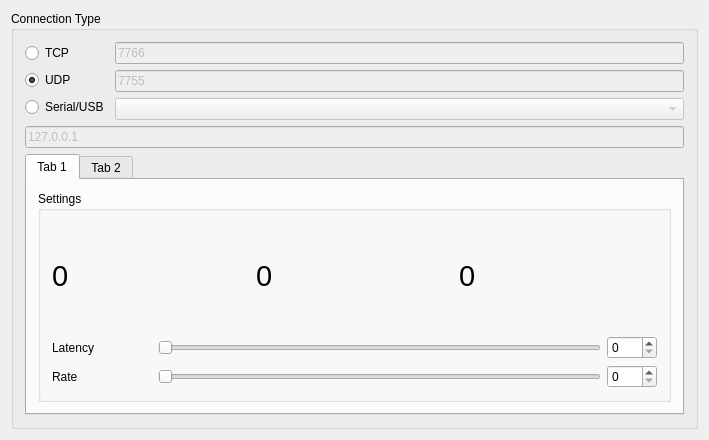
<?xml version="1.0" encoding="UTF-8"?>
<ui version="4.0">
 <class>MainWindow</class>
 <widget class="QMainWindow" name="MainWindow">
  <property name="geometry">
   <rect>
    <x>0</x>
    <y>0</y>
    <width>709</width>
    <height>440</height>
   </rect>
  </property>
  <property name="windowTitle">
   <string>MainWindow</string>
  </property>
  <widget class="QWidget" name="centralWidget">
   <layout class="QVBoxLayout" name="verticalLayout_4">
    <item>
     <widget class="QGroupBox" name="groupBox">
      <property name="title">
       <string>Connection Type</string>
      </property>
      <layout class="QVBoxLayout" name="verticalLayout_3">
       <item>
        <layout class="QHBoxLayout" name="horizontalLayout">
         <item>
          <layout class="QVBoxLayout" name="verticalLayout">
           <item>
            <widget class="QRadioButton" name="tcpRadioButton">
             <property name="text">
              <string>TCP</string>
             </property>
            </widget>
           </item>
           <item>
            <widget class="QRadioButton" name="udpRadioButton">
             <property name="text">
              <string>UDP</string>
             </property>
             <property name="checked">
              <bool>true</bool>
             </property>
            </widget>
           </item>
           <item>
            <widget class="QRadioButton" name="serialRadioButton">
             <property name="text">
              <string>Serial/USB</string>
             </property>
            </widget>
           </item>
          </layout>
         </item>
         <item>
          <layout class="QVBoxLayout" name="verticalLayout_2">
           <item>
            <widget class="QLineEdit" name="tcpPortEdit">
             <property name="enabled">
              <bool>false</bool>
             </property>
             <property name="text">
              <string>7766</string>
             </property>
             <property name="placeholderText">
              <string>port</string>
             </property>
            </widget>
           </item>
           <item>
            <widget class="QLineEdit" name="udpPortEdit">
             <property name="enabled">
              <bool>false</bool>
             </property>
             <property name="text">
              <string>7755</string>
             </property>
             <property name="placeholderText">
              <string>port</string>
             </property>
            </widget>
           </item>
           <item>
            <widget class="QComboBox" name="serialPortComboBox">
             <property name="enabled">
              <bool>false</bool>
             </property>
            </widget>
           </item>
          </layout>
         </item>
        </layout>
       </item>
       <item>
        <widget class="QLineEdit" name="ipEdit">
         <property name="enabled">
          <bool>false</bool>
         </property>
         <property name="text">
          <string>127.0.0.1</string>
         </property>
         <property name="placeholderText">
          <string>Ip - host</string>
         </property>
        </widget>
       </item>
       <item>
        <widget class="QTabWidget" name="tabWidget">
         <property name="currentIndex">
          <number>0</number>
         </property>
         <widget class="QWidget" name="tab">
          <attribute name="title">
           <string>Tab 1</string>
          </attribute>
          <layout class="QHBoxLayout" name="horizontalLayout_3">
           <item>
            <widget class="QGroupBox" name="groupBox_2">
             <property name="title">
              <string>Settings</string>
             </property>
             <layout class="QVBoxLayout" name="verticalLayout_5">
              <item>
               <layout class="QHBoxLayout" name="horizontalLayout_6">
                <item>
                 <widget class="QLabel" name="rollLCD">
                  <property name="font">
                   <font>
                    <pointsize>22</pointsize>
                   </font>
                  </property>
                  <property name="text">
                   <string>0</string>
                  </property>
                  <property name="scaledContents">
                   <bool>false</bool>
                  </property>
                  <property name="wordWrap">
                   <bool>false</bool>
                  </property>
                 </widget>
                </item>
                <item>
                 <widget class="QLabel" name="pitchLCD">
                  <property name="font">
                   <font>
                    <pointsize>22</pointsize>
                   </font>
                  </property>
                  <property name="text">
                   <string>0</string>
                  </property>
                 </widget>
                </item>
                <item>
                 <widget class="QLabel" name="yawLCD">
                  <property name="font">
                   <font>
                    <pointsize>22</pointsize>
                   </font>
                  </property>
                  <property name="text">
                   <string>0</string>
                  </property>
                  <property name="textFormat">
                   <enum>Qt::AutoText</enum>
                  </property>
                 </widget>
                </item>
               </layout>
              </item>
              <item>
               <layout class="QHBoxLayout" name="horizontalLayout_2">
                <item>
                 <widget class="QLabel" name="latlabel">
                  <property name="enabled">
                   <bool>true</bool>
                  </property>
                  <property name="minimumSize">
                   <size>
                    <width>100</width>
                    <height>0</height>
                   </size>
                  </property>
                  <property name="text">
                   <string>Latency</string>
                  </property>
                 </widget>
                </item>
                <item>
                 <widget class="QSlider" name="latencySlider">
                  <property name="maximum">
                   <number>255</number>
                  </property>
                  <property name="orientation">
                   <enum>Qt::Horizontal</enum>
                  </property>
                 </widget>
                </item>
                <item>
                 <widget class="QSpinBox" name="latencySpinBox">
                  <property name="minimumSize">
                   <size>
                    <width>50</width>
                    <height>0</height>
                   </size>
                  </property>
                  <property name="maximum">
                   <number>255</number>
                  </property>
                 </widget>
                </item>
               </layout>
              </item>
              <item>
               <layout class="QHBoxLayout" name="horizontalLayout_5">
                <item>
                 <widget class="QLabel" name="label">
                  <property name="sizePolicy">
                   <sizepolicy hsizetype="Preferred" vsizetype="Preferred">
                    <horstretch>0</horstretch>
                    <verstretch>0</verstretch>
                   </sizepolicy>
                  </property>
                  <property name="minimumSize">
                   <size>
                    <width>100</width>
                    <height>0</height>
                   </size>
                  </property>
                  <property name="text">
                   <string>Rate</string>
                  </property>
                 </widget>
                </item>
                <item>
                 <widget class="QSlider" name="rateSlider">
                  <property name="orientation">
                   <enum>Qt::Horizontal</enum>
                  </property>
                 </widget>
                </item>
                <item>
                 <widget class="QSpinBox" name="rateSpinBox">
                  <property name="minimumSize">
                   <size>
                    <width>50</width>
                    <height>0</height>
                   </size>
                  </property>
                 </widget>
                </item>
               </layout>
              </item>
             </layout>
            </widget>
           </item>
          </layout>
         </widget>
         <widget class="QWidget" name="tab_2">
          <attribute name="title">
           <string>Tab 2</string>
          </attribute>
          <layout class="QHBoxLayout" name="horizontalLayout_4">
           <item>
            <widget class="QCalendarWidget" name="calendarWidget"/>
           </item>
           <item>
            <widget class="QProgressBar" name="progressBar">
             <property name="value">
              <number>24</number>
             </property>
            </widget>
           </item>
           <item>
            <widget class="QLCDNumber" name="lcdNumber"/>
           </item>
           <item>
            <widget class="QTextBrowser" name="textBrowser"/>
           </item>
          </layout>
         </widget>
        </widget>
       </item>
      </layout>
     </widget>
    </item>
   </layout>
  </widget>
 </widget>
 <layoutdefault spacing="6" margin="11"/>
 <resources/>
 <connections>
  <connection>
   <sender>tcpRadioButton</sender>
   <signal>toggled(bool)</signal>
   <receiver>tcpPortEdit</receiver>
   <slot>setEnabled(bool)</slot>
   <hints>
    <hint type="sourcelabel">
     <x>38</x>
     <y>57</y>
    </hint>
    <hint type="destinationlabel">
     <x>223</x>
     <y>60</y>
    </hint>
   </hints>
  </connection>
  <connection>
   <sender>udpRadioButton</sender>
   <signal>toggled(bool)</signal>
   <receiver>udpPortEdit</receiver>
   <slot>setEnabled(bool)</slot>
   <hints>
    <hint type="sourcelabel">
     <x>59</x>
     <y>90</y>
    </hint>
    <hint type="destinationlabel">
     <x>225</x>
     <y>92</y>
    </hint>
   </hints>
  </connection>
  <connection>
   <sender>serialRadioButton</sender>
   <signal>toggled(bool)</signal>
   <receiver>serialPortComboBox</receiver>
   <slot>setEnabled(bool)</slot>
   <hints>
    <hint type="sourcelabel">
     <x>96</x>
     <y>118</y>
    </hint>
    <hint type="destinationlabel">
     <x>223</x>
     <y>121</y>
    </hint>
   </hints>
  </connection>
  <connection>
   <sender>udpRadioButton</sender>
   <signal>toggled(bool)</signal>
   <receiver>ipEdit</receiver>
   <slot>setEnabled(bool)</slot>
   <hints>
    <hint type="sourcelabel">
     <x>78</x>
     <y>90</y>
    </hint>
    <hint type="destinationlabel">
     <x>74</x>
     <y>142</y>
    </hint>
   </hints>
  </connection>
  <connection>
   <sender>udpRadioButton</sender>
   <signal>toggled(bool)</signal>
   <receiver>ipEdit</receiver>
   <slot>setEnabled(bool)</slot>
   <hints>
    <hint type="sourcelabel">
     <x>36</x>
     <y>90</y>
    </hint>
    <hint type="destinationlabel">
     <x>66</x>
     <y>145</y>
    </hint>
   </hints>
  </connection>
  <connection>
   <sender>tcpRadioButton</sender>
   <signal>toggled(bool)</signal>
   <receiver>ipEdit</receiver>
   <slot>setEnabled(bool)</slot>
   <hints>
    <hint type="sourcelabel">
     <x>47</x>
     <y>50</y>
    </hint>
    <hint type="destinationlabel">
     <x>54</x>
     <y>145</y>
    </hint>
   </hints>
  </connection>
  <connection>
   <sender>latencySlider</sender>
   <signal>valueChanged(int)</signal>
   <receiver>latencySpinBox</receiver>
   <slot>setValue(int)</slot>
   <hints>
    <hint type="sourcelabel">
     <x>263</x>
     <y>310</y>
    </hint>
    <hint type="destinationlabel">
     <x>772</x>
     <y>313</y>
    </hint>
   </hints>
  </connection>
  <connection>
   <sender>rateSlider</sender>
   <signal>valueChanged(int)</signal>
   <receiver>rateSpinBox</receiver>
   <slot>setValue(int)</slot>
   <hints>
    <hint type="sourcelabel">
     <x>228</x>
     <y>377</y>
    </hint>
    <hint type="destinationlabel">
     <x>771</x>
     <y>377</y>
    </hint>
   </hints>
  </connection>
  <connection>
   <sender>latencySpinBox</sender>
   <signal>valueChanged(int)</signal>
   <receiver>latencySlider</receiver>
   <slot>setValue(int)</slot>
   <hints>
    <hint type="sourcelabel">
     <x>761</x>
     <y>302</y>
    </hint>
    <hint type="destinationlabel">
     <x>396</x>
     <y>316</y>
    </hint>
   </hints>
  </connection>
  <connection>
   <sender>rateSpinBox</sender>
   <signal>valueChanged(int)</signal>
   <receiver>rateSlider</receiver>
   <slot>setValue(int)</slot>
   <hints>
    <hint type="sourcelabel">
     <x>769</x>
     <y>364</y>
    </hint>
    <hint type="destinationlabel">
     <x>478</x>
     <y>368</y>
    </hint>
   </hints>
  </connection>
 </connections>
</ui>
